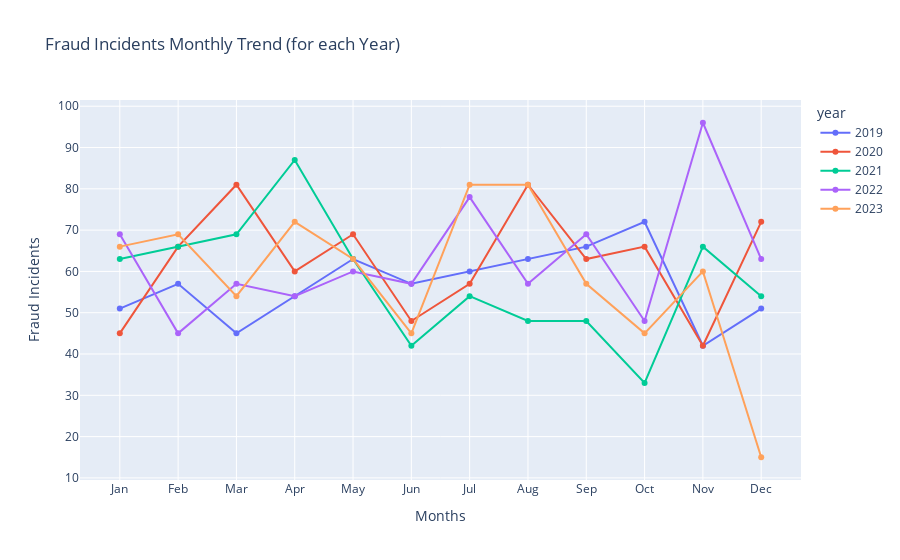

Notebook code cell kept with this figure:
### Code cell
line_graph(
    dataset= df4,
    x= 'month', y= 'fraud_counts',
    title= 'Fraud Incidents Monthly Trend (for each Year)',
    xlabel= 'Months', ylabel= 'Fraud Incidents',
    xticks= [df4['month'], calendar.month_abbr[1:13]],
    color= 'year'
    )

### Figure 1 — Plotly figure (JSON) as saved in the notebook; plotly's stock layout.template omitted (floating-point values rounded to 4 significant figures)
{"data": [{"hovertemplate": "year=2019<br>month=%{x}<br>fraud_counts=%{y}<extra></extra>", "legendgroup": "2019", "line": {"color": "#636efa", "dash": "solid"}, "marker": {"symbol": "circle"}, "mode": "lines+markers", "name": "2019", "orientation": "v", "showlegend": true, "type": "scatter", "x": [1, 2, 3, 4, 5, 6, 7, 8, 9, 10, 11, 12], "xaxis": "x", "y": [51, 57, 45, 54, 63, 57, 60, 63, 66, 72, 42, 51], "yaxis": "y"}, {"hovertemplate": "year=2020<br>month=%{x}<br>fraud_counts=%{y}<extra></extra>", "legendgroup": "2020", "line": {"color": "#EF553B", "dash": "solid"}, "marker": {"symbol": "circle"}, "mode": "lines+markers", "name": "2020", "orientation": "v", "showlegend": true, "type": "scatter", "x": [1, 2, 3, 4, 5, 6, 7, 8, 9, 10, 11, 12], "xaxis": "x", "y": [45, 66, 81, 60, 69, 48, 57, 81, 63, 66, 42, 72], "yaxis": "y"}, {"hovertemplate": "year=2021<br>month=%{x}<br>fraud_counts=%{y}<extra></extra>", "legendgroup": "2021", "line": {"color": "#00cc96", "dash": "solid"}, "marker": {"symbol": "circle"}, "mode": "lines+markers", "name": "2021", "orientation": "v", "showlegend": true, "type": "scatter", "x": [1, 2, 3, 4, 5, 6, 7, 8, 9, 10, 11, 12], "xaxis": "x", "y": [63, 66, 69, 87, 63, 42, 54, 48, 48, 33, 66, 54], "yaxis": "y"}, {"hovertemplate": "year=2022<br>month=%{x}<br>fraud_counts=%{y}<extra></extra>", "legendgroup": "2022", "line": {"color": "#ab63fa", "dash": "solid"}, "marker": {"symbol": "circle"}, "mode": "lines+markers", "name": "2022", "orientation": "v", "showlegend": true, "type": "scatter", "x": [1, 2, 3, 4, 5, 6, 7, 8, 9, 10, 11, 12], "xaxis": "x", "y": [69, 45, 57, 54, 60, 57, 78, 57, 69, 48, 96, 63], "yaxis": "y"}, {"hovertemplate": "year=2023<br>month=%{x}<br>fraud_counts=%{y}<extra></extra>", "legendgroup": "2023", "line": {"color": "#FFA15A", "dash": "solid"}, "marker": {"symbol": "circle"}, "mode": "lines+markers", "name": "2023", "orientation": "v", "showlegend": true, "type": "scatter", "x": [1, 2, 3, 4, 5, 6, 7, 8, 9, 10, 11, 12], "xaxis": "x", "y": [66, 69, 54, 72, 63, 45, 81, 81, 57, 45, 60, 15], "yaxis": "y"}], "layout": {"legend": {"title": {"text": "year"}, "tracegroupgap": 0}, "title": {"text": "Fraud Incidents Monthly Trend (for each Year)"}, "xaxis": {"anchor": "y", "domain": [0, 1], "ticktext": ["Jan", "Feb", "Mar", "Apr", "May", "Jun", "Jul", "Aug", "Sep", "Oct", "Nov", "Dec"], "tickvals": [1, 2, 3, 4, 5, 6, 7, 8, 9, 10, 11, 12, 1, 2, 3, 4, 5, 6, 7, 8, 9, 10, 11, 12, 1, 2, 3, 4, 5, 6, 7, 8, 9, 10, 11, 12, 1, 2, 3, 4, 5, 6, 7, 8, 9, 10, 11, 12, 1, 2, 3, 4, 5, 6, 7, 8, 9, 10, 11, 12], "title": {"text": "Months"}}, "yaxis": {"anchor": "x", "domain": [0, 1], "title": {"text": "Fraud Incidents"}}}}
